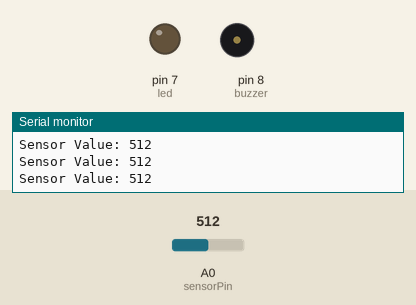
Recording of a sketch running on a simulated Arduino Uno, built with avr-gcc and run on an emulated ATmega328P. On the bench: output pins drawn as LEDs (lit = HIGH), buzzer (waves = sounding, pin HIGH), the last lines printed to the serial monitor. The test bench sets the inputs (shaded band); at power-on: A0 (sensorPin) = 512.

Above: at 1.3 s.
1.4 s: A0 (sensorPin) set to 590
2.9 s: A0 (sensorPin) set to 611
At 3.6 s:
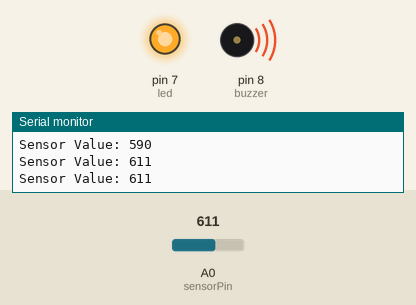
4.5 s: A0 (sensorPin) set to 511
At 4.8 s:
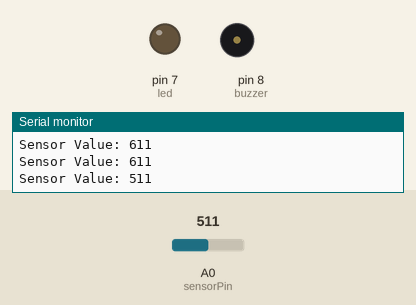
6.0 s: A0 (sensorPin) set to 610
At 7.1 s:
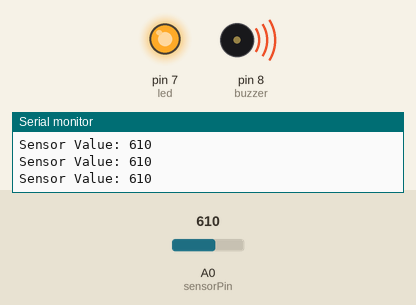
Timing chart, 0 to 8.5 s (numbered marks = the images above; inputs shaded):
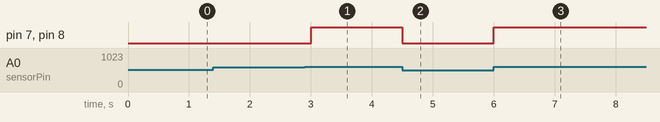

The sketch:

code.ino
```cpp
int sensorPin = A0;
int buzzer = 8;
int led = 7;
int value;
void setup() {
  pinMode(buzzer, OUTPUT);
  pinMode(led, OUTPUT);
  Serial.begin(9600);
}
void loop() {
  value = analogRead(sensorPin);
  Serial.print("Sensor Value: ");
  Serial.println(value);
  if(value > 600) {
    digitalWrite(buzzer, HIGH);
    digitalWrite(led, HIGH);
  }
  else {
    digitalWrite(buzzer, LOW);
    digitalWrite(led, LOW);
  }
  delay(500);
}
```

Measured:
- the behaviour switches between 600 and 601 on A0 (sensorPin) (found by bisection; images 0 and 1)
- after the input at 2.9 s, pin 7 (led), pin 8 (buzzer): LOW → HIGH after 0.10 s
- after the input at 4.5 s, pin 7 (led), pin 8 (buzzer): HIGH → LOW at once
- after the input at 6.0 s, pin 7 (led), pin 8 (buzzer): LOW → HIGH at once
